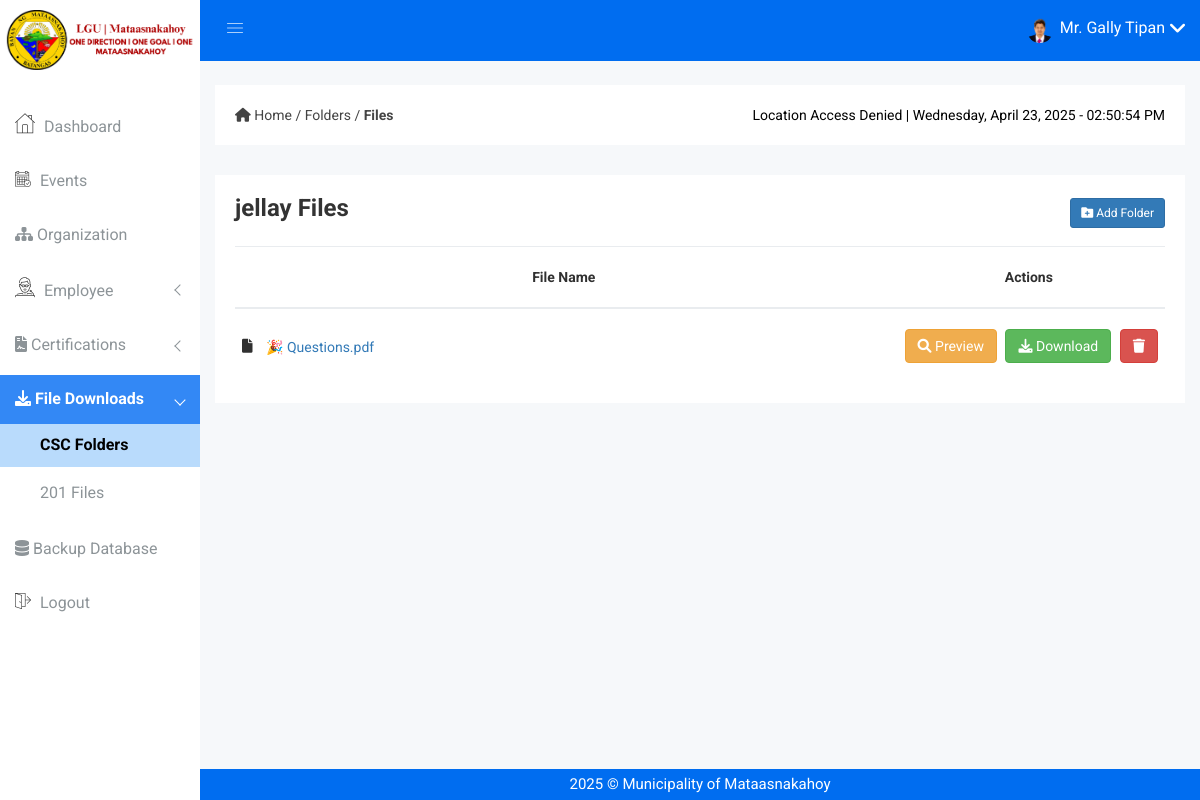
The page /files.php?folder_id=1 (signed in) on the database as committed earlier.
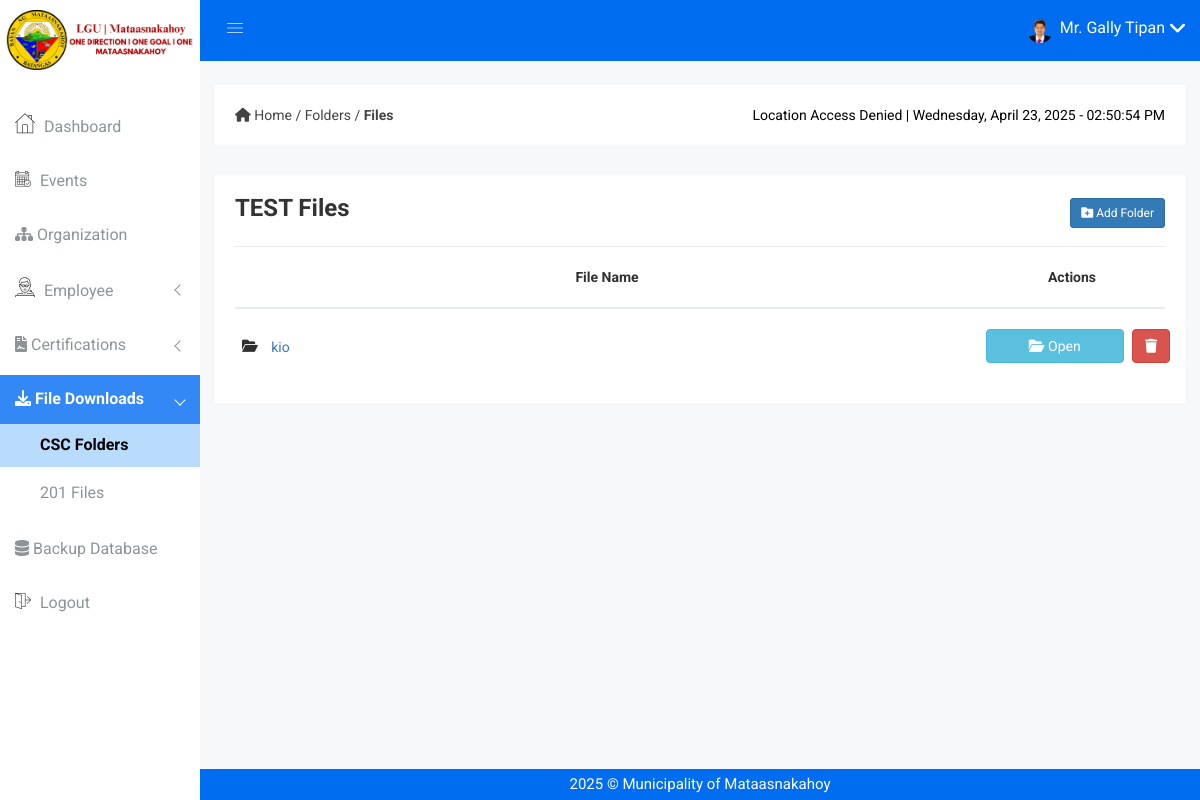
The same page on the database as committed later.
### tables this page shows
CREATE TABLE `folders` (
  `id` int(11) NOT NULL,
  `name` varchar(255) NOT NULL,
  `parent_id` int(11) DEFAULT NULL
);

CREATE TABLE `files` (
  `id` int(11) NOT NULL,
  `folder_id` int(11) NOT NULL,
  `filename` varchar(255) NOT NULL,
  `uploaded_at` datetime NOT NULL DEFAULT current_timestamp()
);

### files.php (the view, shortened to what the changed rows need)
<?php
include 'emailnotif.php';
$folder_id = intval($_GET['folder_id']);
$folder_query = "SELECT name FROM folders WHERE id = $folder_id";
$folder_result = mysqli_query($con, $folder_query);
$folder = mysqli_fetch_assoc($folder_result);
$subfolder_query = "SELECT * FROM folders WHERE parent_id = $folder_id ORDER BY name ASC";
$subfolder_result = mysqli_query($con, $subfolder_query);
$file_query = "SELECT * FROM files WHERE folder_id = $folder_id ORDER BY uploaded_at DESC";
$file_result = mysqli_query($con, $file_query);
?>
<!DOCTYPE html>
<head>
    <link rel="stylesheet" href="css/bootstrap.min.css" />
    <link rel="stylesheet" href="css/font-awesome.min.css" />
    <link rel="stylesheet" href="css/owl.carousel.css" />
    <link rel="stylesheet" href="css/owl.theme.css" />
    <link rel="stylesheet" href="css/owl.transitions.css" />
    <link rel="stylesheet" href="css/animate.css" />
    <link rel="stylesheet" href="css/normalize.css" />
    <link rel="stylesheet" href="css/meanmenu.min.css" />
    <link rel="stylesheet" href="css/main.css" />
    <link rel="stylesheet" href="css/educate-custon-icon.css" />
    <link rel="stylesheet" href="css/morrisjs/morris.css" />
    <link rel="stylesheet" href="css/scrollbar/jquery.mCustomScrollbar.min.css" />
    <link rel="stylesheet" href="css/metisMenu/metisMenu.min.css" />
    <link rel="stylesheet" href="css/metisMenu/metisMenu-vertical.css" />
    <link rel="stylesheet" href="style.css" />
    <link rel="stylesheet" href="css/responsive.css" />
    <link href="https://cdn.jsdelivr.net/npm/sweetalert2@11.12.3/dist/sweetalert2.min.css" rel="stylesheet">
</head>
<body>
    <?php include 'includes/header.php'; ?>
                                                    <link rel="stylesheet"
                                                        href="https://cdnjs.cloudflare.com/ajax/libs/font-awesome/6.0.0-beta3/css/all.min.css">
    <div class="product-status mg-b-15">
        <div class="container-fluid">
            <div class="row">
                <div class="col-lg-12 col-md-12 col-sm-12 col-xs-12">
                    <div class="product-status-wrap drp-lst">
                        <div class="folder-section"
                            style="margin-bottom: 15px; display: flex; justify-content: space-between; align-items: center;">
                            <h3 class="folder-title"><?php echo htmlspecialchars($folder['name']); ?> Files</h3>
                            <div class="d-flex gap-2">
                                <button class="btn btn-primary btn-border btn-round btn-sm"
                                    onclick="openCreateFolderModal()">
                                </button>
                            </div>
                        </div>
                        <div class="widget-box">
                            <table class="file-table">
                                <thead>
                                    <tr>
                                        <th style="width: 80%; text-align: center;">File Name</th>
                                        <th style="width: 20%; text-align: center;">Actions</th>
                                    </tr>
                                </thead>
                                <tbody>
                                    <?php
                                    if (mysqli_num_rows($subfolder_result) > 0) {
                                        while ($subfolder = mysqli_fetch_assoc($subfolder_result)) {
                                            $folderId = htmlspecialchars($subfolder['id']);
                                            $folderName = htmlspecialchars($subfolder['name']);
                                            echo '<tr>
                                                <td class="filename-cell">
                                                    <i class="fa fa-folder-open" style="margin-right: 10px;"></i>
                                                    <a href="files.php?folder_id=' . $folderId . '" class="file-link" title="' . $folderName . '">' . $folderName . '</a>
                                                </td>
                                                <td class="file-actions text-right" style="text-align: center;">
                                                    <a href="files.php?folder_id=' . $folderId . '" class="btn btn-info" style="width: 80%; margin-right: 5px;" title="Open Folder">
                                                        <i class="fa fa-folder-open"></i> Open
                                                    </a>
                                                    <a href="actions/delete-subfolder.php?id=' . $folderId . '"
                                                        class="btn btn-danger delete-btn">
                                                        <i class="fa fa-trash"></i>
                                                    </a>
                                                </td>
                                            </tr>';
                                        }
                                    }
                                    if (mysqli_num_rows($file_result) > 0) {
                                        while ($file = mysqli_fetch_assoc($file_result)) {
                                            $filePath = "img/uploads/" . htmlspecialchars($file['filename']);
                                            $fileName = htmlspecialchars($file['filename']);
                                            $fileId = $file['id'];
                                            $displayName = strlen($fileName) > 55 ? substr($fileName, 0, 50) . '...' : $fileName;
                                            $fileExtension = strtolower(pathinfo($file['filename'], PATHINFO_EXTENSION));
                                            $isPdf = ($fileExtension === 'pdf');
                                            echo '<tr>
                                                    <td class="filename-cell">
                                                        <i class="fa fa-file-o" style="margin-right: 10px;"></i>
                                                        <a href="' . $filePath . '" target="_blank" class="file-link" title="' . $fileName . '">' . $displayName . '</a>
                                                    </td>
                                                    <td class="file-actions text-right">';
                                            if ($isPdf) {
                                                echo '<a href="view-files.php?id=' . $fileId . '" target="_blank" title="Preview">
                                                <button class="btn btn-warning"><i class="fa fa-search"></i> Preview</button>
                                            </a>';
                                            } else {
                                                echo '<button class="preview-btn" disabled title="Preview only available for PDFs">
                                                <i class="fa fa-search"></i> Preview
                                            </button>';
                                            }
                                            echo '<a href="actions/download.php?file=' . urlencode($file['filename']) . '" title="Download">
                                                <button class="btn btn-success"><i class="fa fa-download"></i> Download</button>
                                                </a>
                                                <a href="#" class="delete-btn-swal" data-id="' . $fileId . '" title="Delete">
                                                    <button class="btn btn-danger"><i class="fa fa-trash"></i></button>
                                                </a>
                                            </td>
                                                </tr>';
                                        }
                                    } else {
                                        if (mysqli_num_rows($subfolder_result) == 0) {
                                            echo '<tr><td colspan="2" class="no-files">No files or subfolders found.</td></tr>';
                                        }
                                    }
                                    ?>
                                </tbody>
                            </table>
                        </div>
                    </div>
                </div>
            </div>
        </div>
    </div>
    <?php include 'includes/footer.php'; ?>

Rows that differ between the two databases and show on the page:
no longer on this page (row edited): files: filename "🎉 Questions.pdf"
changed folders: name "jellay" → "TEST"
added folders: name "kio"
